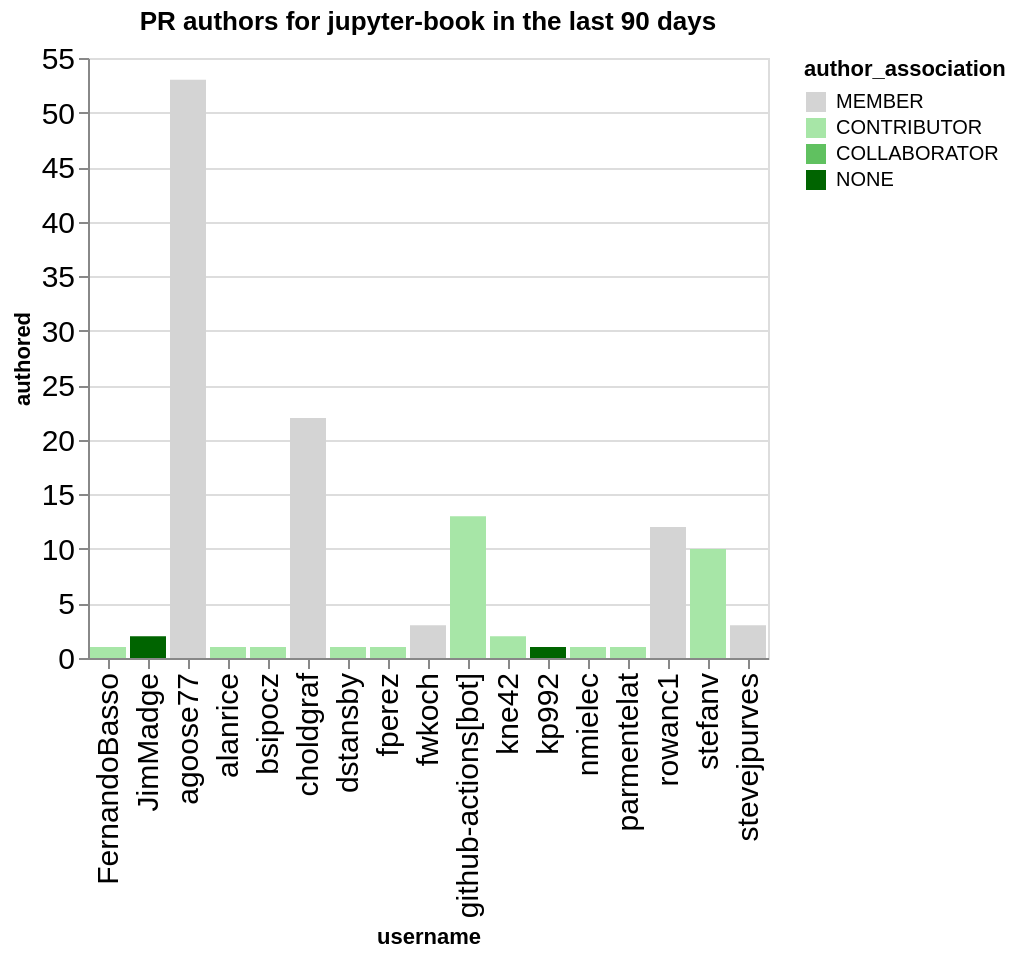

Notebook source saved alongside this figure:
### Code cell
charts = []
title = f"PR authors for {github_org} in the last {n_days} days"
this_data = merged_by_repo.replace(np.nan, 0).groupby('username', as_index=False).agg({'authored': 'sum', 'author_association': 'first'})
this_data = this_data.sort_values('authored', ascending=False)
ch = alt.Chart(data=this_data, title=title).mark_bar().encode(
    x='username',
    y='authored',
    color=alt.Color('author_association', scale=alt.Scale(domain=author_types, range=author_colors))
)
ch

### Figure 1 — Vega-Lite specification as saved in the notebook (floating-point values rounded to 4 significant figures)
{"config": {"axisLeft": {"labelFontSize": 15}, "axisBottom": {"labelFontSize": 15}}, "data": {"name": "data-cb03bc8c976a96c94df15c48406839be"}, "mark": {"type": "bar"}, "encoding": {"color": {"field": "author_association", "scale": {"domain": ["MEMBER", "CONTRIBUTOR", "COLLABORATOR", "NONE"], "range": ["rgb(211.82745098039214, 211.82745098039214, 211.82745098039214)", "rgb(166.98562091503268, 229.89803921568628, 166.98562091503268)", "rgb(96.37647058823529, 192.75294117647059, 96.37647058823529)", "rgb(0.0, 100.3921568627451, 0.0)"]}, "type": "nominal"}, "x": {"field": "username", "type": "nominal"}, "y": {"field": "authored", "type": "quantitative"}}, "title": "PR authors for jupyter-book in the last 90 days", "$schema": "https://vega.github.io/schema/vega-lite/v5.20.1.json", "datasets": {"data-cb03bc8c976a96c94df15c48406839be": [{"username": "agoose77", "authored": 53, "author_association": "MEMBER"}, {"username": "choldgraf", "authored": 22, "author_association": "MEMBER"}, {"username": "github-actions[bot]", "authored": 13, "author_association": "CONTRIBUTOR"}, {"username": "rowanc1", "authored": 12, "author_association": "MEMBER"}, {"username": "stefanv", "authored": 10, "author_association": "CONTRIBUTOR"}, {"username": "fwkoch", "authored": 3, "author_association": "MEMBER"}, {"username": "stevejpurves", "authored": 3, "author_association": "MEMBER"}, {"username": "kne42", "authored": 2, "author_association": "CONTRIBUTOR"}, {"username": "JimMadge", "authored": 2, "author_association": "NONE"}, {"username": "FernandoBasso", "authored": 1, "author_association": "CONTRIBUTOR"}, {"username": "dstansby", "authored": 1, "author_association": "CONTRIBUTOR"}, {"username": "alanrice", "authored": 1, "author_association": "CONTRIBUTOR"}, {"username": "bsipocz", "authored": 1, "author_association": "CONTRIBUTOR"}, {"username": "fperez", "authored": 1, "author_association": "CONTRIBUTOR"}, {"username": "kp992", "authored": 1, "author_association": "NONE"}, {"username": "nmielec", "authored": 1, "author_association": "CONTRIBUTOR"}, {"username": "parmentelat", "authored": 1, "author_association": "CONTRIBUTOR"}]}}
